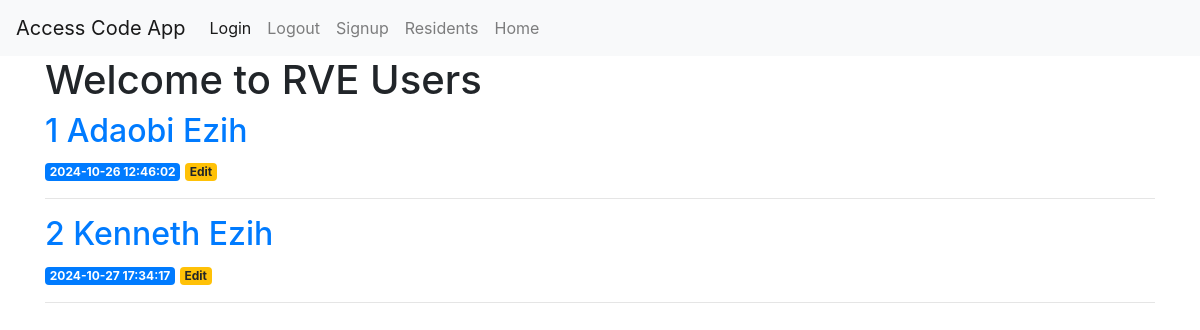
/users (signed in), run on an earlier commit of the app's database.
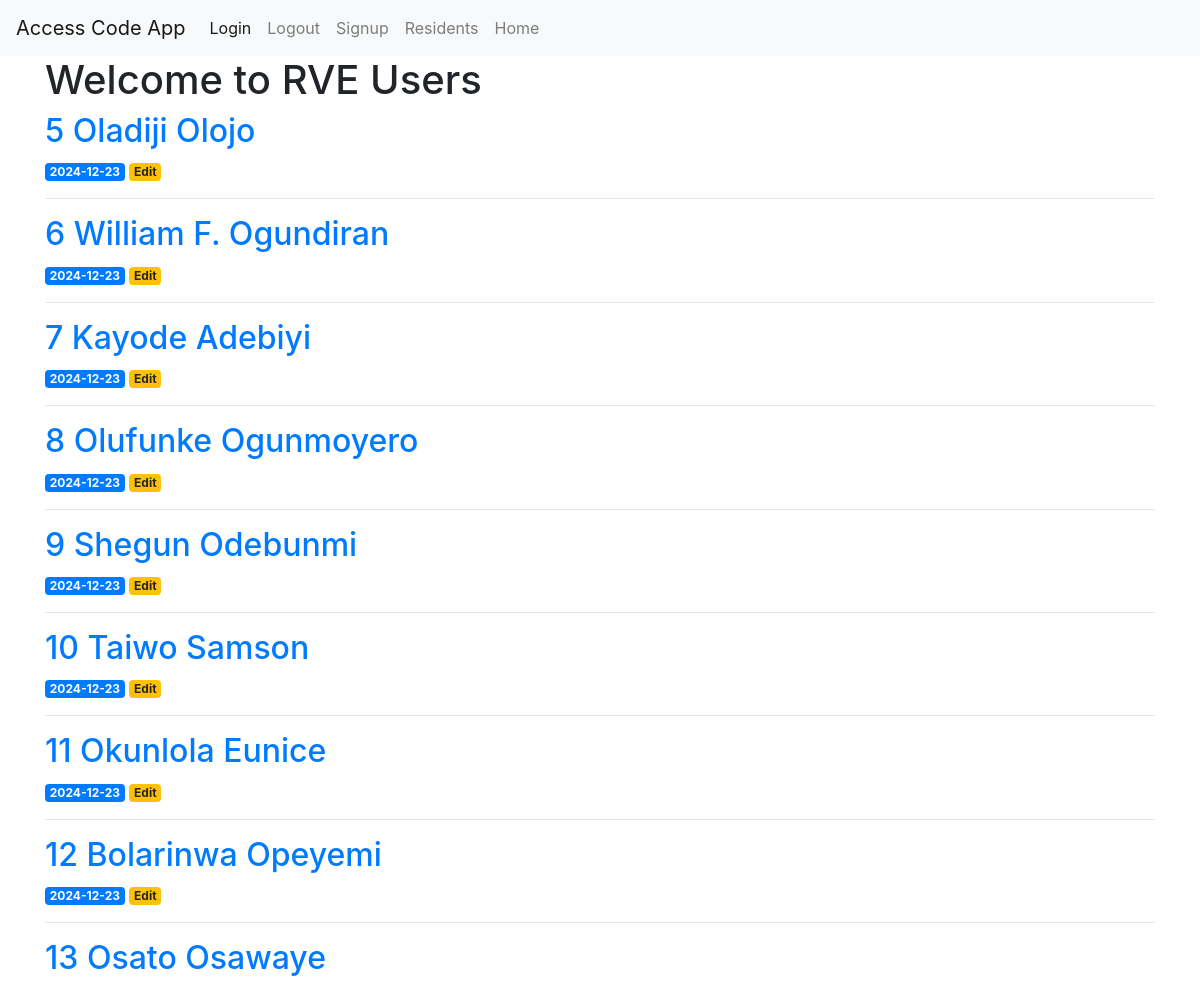
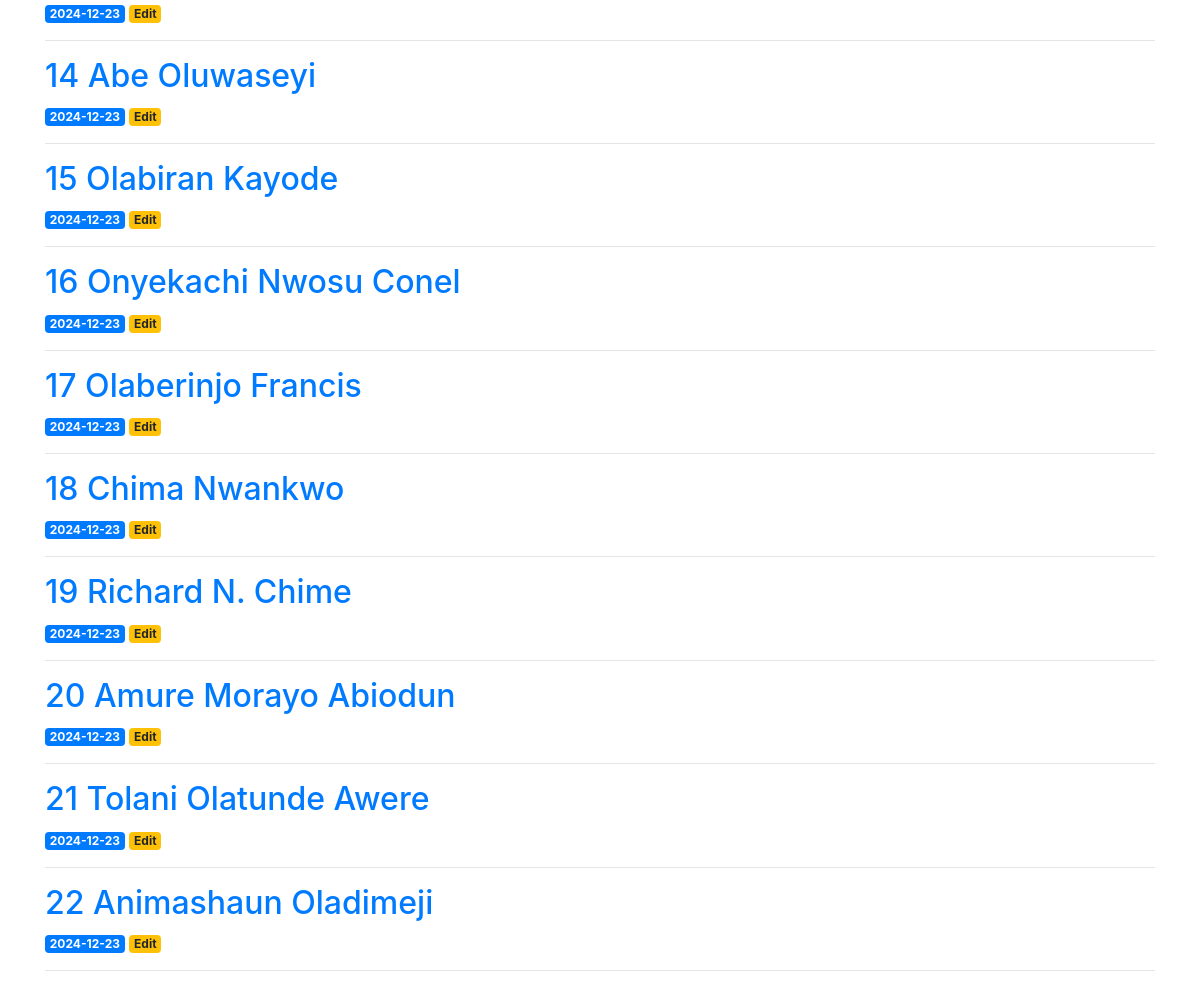
And on a later commit of the database (2 pictures, top to bottom).
### tables this page shows
CREATE TABLE users (
    user_id INTEGER PRIMARY KEY AUTOINCREMENT,
    full_name TEXT NOT NULL,
    resident_address TEXT NOT NULL,
    email TEXT NOT NULL,
    validity_date TIMESTAMP NOT NULL,
    u_created TIMESTAMP NOT NULL DEFAULT CURRENT_TIMESTAMP
);

### app.py (the view)
@app.route('/users')
def users():
    if request.method == 'GET':
        if session.get('user') == None:
            if session.get('user_name'):
                flash('Please Login', category='error')
            return redirect(url_for('admin_login'))
    conn = get_db_connection()
    users = conn.execute('SELECT * FROM users').fetchall()
    conn.close()
    return render_template('users.html', users=users)

### app.py (called while the page is built)
def get_db_connection():
    conn = sqlite3.connect('database.db')
    conn.row_factory = sqlite3.Row
    return conn

### templates/users.html
{% extends 'base3.html' %}
{% block content %}
    <h1>{% block title %} Welcome to RVE Users {% endblock %}</h1>
    {% for user in users %}
        <a href="{{ url_for('view', user_id=user['user_id']) }}">
            <h2>{{ user['user_id'] }} {{ user['full_name'] }}</h2>
        </a>
        <span class="badge badge-primary">{{ user['u_created'] }}</span>
        <a href="{{ url_for('user_edit', user_id=user['user_id']) }}">
            <span class="badge badge-warning">Edit</span>
        </a>
        <hr>
    {% endfor %}
{% endblock %}

### templates/base3.html (shortened to what this page needs)
<!doctype html>
<html lang="en">
  <head>
    <link rel="stylesheet" href="https://stackpath.bootstrapcdn.com/bootstrap/4.3.1/css/bootstrap.min.css">
  </head>
  <body>
    <nav class="navbar navbar-expand-md navbar-light bg-light">
      <a class="navbar-brand" href="#">Access Code App</a>
        <div class="collapse navbar-collapse" id="navbarNav">
            <ul class="navbar-nav">
              <li class="nav-item active">
                <a class="nav-link" href="{{ url_for('admin_login') }}">Login</a>
              </li>
              <li class="nav-item">
                <a class="nav-link" href="{{url_for('alogout')}}">Logout</a>
              </li>
              <li class="nav-item">
                <a class="nav-link" href="{{url_for('register')}}">Signup</a>
              </li>
              <li class="nav-item">
                <a class="nav-link" href="{{url_for('users')}}">Residents</a>
              </li>
              <li class="nav-item">
                <a class="nav-link" href="{{url_for('home')}}">Home</a>
              </li>
            </ul>
        </div>
    </nav>
    <div class="container">
      {% block content %} {% endblock %}
    </div>
  </body>
</html>

What changed in the data, as far as the page shows it:
removed users: user_id "1", full_name "Adaobi Ezih", u_created "2024-10-26 12:46:02"
removed users: user_id "2", full_name "Kenneth Ezih", u_created "2024-10-27 17:34:17"
added users: user_id "5", full_name "Oladiji Olojo", u_created "2024-12-23"
added users: user_id "6", full_name "William F. Ogundiran", u_created "2024-12-23"
added users: user_id "7", full_name "Kayode Adebiyi", u_created "2024-12-23"
added users: user_id "8", full_name "Olufunke Ogunmoyero", u_created "2024-12-23"
added users: user_id "9", full_name "Shegun Odebunmi", u_created "2024-12-23"
added users: user_id "10", full_name "Taiwo Samson", u_created "2024-12-23"
added users: user_id "11", full_name "Okunlola Eunice", u_created "2024-12-23"
added users: user_id "12", full_name "Bolarinwa Opeyemi", u_created "2024-12-23"
added users: user_id "13", full_name "Osato Osawaye", u_created "2024-12-23"
added users: user_id "14", full_name "Abe Oluwaseyi", u_created "2024-12-23"
added users: user_id "15", full_name "Olabiran Kayode", u_created "2024-12-23"
added users: user_id "16", full_name "Onyekachi Nwosu Conel", u_created "2024-12-23"
added users: user_id "17", full_name "Olaberinjo Francis", u_created "2024-12-23"
added users: user_id "18", full_name "Chima Nwankwo", u_created "2024-12-23"
added users: user_id "19", full_name "Richard N. Chime", u_created "2024-12-23"
added users: user_id "20", full_name "Amure Morayo Abiodun", u_created "2024-12-23"
added users: user_id "21", full_name "Tolani Olatunde Awere", u_created "2024-12-23"
added users: user_id "22", full_name "Animashaun Oladimeji", u_created "2024-12-23"
